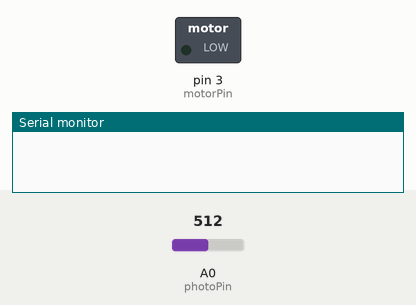
The sketch below on a simulated Arduino Uno, built with avr-gcc and run on an emulated ATmega328P. Shown: switched loads named in the sketch (green lamp = pin HIGH), the last lines printed to the serial monitor. The inputs (shaded band) are chosen by the test bench; at power-on: A0 (photoPin) = 512.

Above: at 0.1 s.
At 1.1 s:
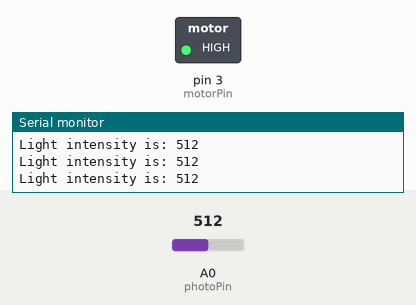
Timing chart, 0 to 2.6 s (numbered marks = the images above):
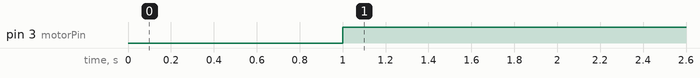

Measured:
- by itself, pin 3 (motorPin): LOW → HIGH at 1.0 s

The sketch:

GarbageCanTalkCode.ino
```cpp
/*
  SparkFun Inventor's Kit
  Example sketch 07

  PHOTORESISTOR

  Read a photoresistor (light sensor) to detect "darkness" and turn on an LED when it
  is "dark" and turn back off again when it is "bright.

  This sketch was written by SparkFun Electronics,
  with lots of help from the Arduino community.
  This code is completely free for any use.
  Visit http://learn.sparkfun.com/products/2 for SIK information.
  Visit http://www.arduino.cc to learn about the Arduino.
*/

//To do: Sensor Pin Constants
const byte photoPin = A0;
const byte potPin = A1;

//To do: Variables for Timed Events
const long eventTime_1_photo = 100;
const long event_1_movement = 1000;
const long event_2_movement = 5000;
const long event_3_movement = 7000;
const long event_4_movement = 12000;
const long event_5_movement = 15000;
const long event_6_movement = 18000;
const long event_7_movement = 20000;
const long event_8_movement = 23000;
const long event_9_movement = 25000;
const long event_10_movement = 30000;
const long event_11_movement = 32000;
const long event_12_movement = 34000;
const long event_13_movement = 36000;
const long event_14_movement = 39000;
const long event_15_movement = 40000;
const long event_16_movement = 41000;
const long event_17_movement = 45000;
const long event_18_movement = 51000;
const long event_19_movement = 60000;

unsigned long previousTime_1 = 0;
unsigned long previousTime_2 = 0;
//
int lightRead = 0;
int lightVal = 100;

const byte motorPin = 3;
int scene = 0;
int PWM = 0;
//unsigned long previousTime;


void setup()
{
//  // We'll set up the LED pin to be an output.
TCCR2B = TCCR2B & B11111000 | B00000111; // for PWM frequency of 3.16 Hz
  pinMode(motorPin, OUTPUT);
  Serial.begin(9600);
}


void loop()
{
  unsigned long currentTime = millis();

  if ( currentTime - previousTime_1 >= eventTime_1_photo) {
    Serial.print("Light intensity is: ");
    Serial.println(analogRead(photoPin));
    previousTime_1 = currentTime;
  }
 if (currentTime - previousTime_2 >= event_1_movement) {
    analogWrite(motorPin, 255);

  } else if (currentTime - previousTime_2 >= event_2_movement) {
    analogWrite(motorPin, 0);
    lightRead = analogRead(photoPin);
    if (lightVal < lightRead) {
      analogWrite(motorPin, 255);
    } else if (currentTime - previousTime_2 >= event_3_movement)
    analogWrite(motorPin, 0);
    previousTime_2 = currentTime;

//
//
//
//  } else if (currentTime - previousTime_2 >= event_3_movement) {
//
//  } else if (currentTime - previousTime_2 >= event_4_movement) {
//
//  } else if (currentTime - previousTime_2 >= event_5_movement) {
//
//  } else if (currentTime - previousTime_2 >= event_6_movement) {
//
//  } else if (currentTime - previousTime_2 >= event_7_movement) {
//
//  } else if (currentTime - previousTime_2 >= event_8_movement) {
//
//  } else if (currentTime - previousTime_2 >= event_9_movement) {
//
//  } else if (currentTime - previousTime_2 >= event_10_movement) {
//
//  } else if (currentTime - previousTime_2 >= event_11_movement) {
//
//  } else if (currentTime - previousTime_2 >= event_12_movement) {
//
//  } else if (currentTime - previousTime_2 >= event_13_movement) {
//
//  } else if (currentTime - previousTime_2 >= event_14_movement) {
//
//  } else if (currentTime - previousTime_2 >= event_15_movement) {
//
//  } else if (currentTime - previousTime_2 >= event_16_movement) {
//
//  } else if (currentTime - previousTime_2 >= event_17_movement) {
//
//  } else if (currentTime - previousTime_2 >= event_18_movement) {
//
//  } else if (currentTime - previousTime_2 >= event_19_movement) {
//
//  } else if (currentTime - previousTime_2 >= event_20_movement) {
//
//  } else if (currentTime - previousTime_2 >= event_21_movement) {
//
//  } else if (currentTime - previousTime_2 >= event_22_movement) {
//
//  } else if (currentTime - previousTime_2 >= event_23_movement) {
//
  }

////  previousTime = millis();
////  Serial.println(previousTime);
//  PWM = map(analogRead(potPin), 0, 1023, 0, 255);
////  Serial.print("PWM = ");
////  Serial.println(PWM);
////TCCR2B = TCCR2B & B11111000 | B00000001;
//  analogWrite(motorPin, PWM);

}
```
